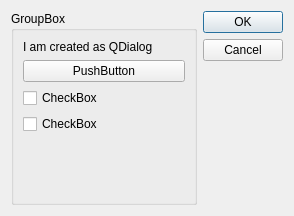
<?xml version="1.0" encoding="UTF-8"?>
<ui version="4.0">
 <class>Dialog</class>
 <widget class="QDialog" name="Dialog">
  <property name="geometry">
   <rect>
    <x>0</x>
    <y>0</y>
    <width>294</width>
    <height>216</height>
   </rect>
  </property>
  <property name="windowTitle">
   <string>Test - Dialog</string>
  </property>
  <layout class="QHBoxLayout" name="horizontalLayout">
   <item>
    <widget class="QGroupBox" name="groupBox">
     <property name="title">
      <string>GroupBox</string>
     </property>
     <layout class="QVBoxLayout" name="verticalLayout">
      <item>
       <widget class="QLabel" name="label">
        <property name="text">
         <string>I am created as QDialog</string>
        </property>
       </widget>
      </item>
      <item>
       <widget class="QPushButton" name="pushButton">
        <property name="text">
         <string>PushButton</string>
        </property>
       </widget>
      </item>
      <item>
       <widget class="QCheckBox" name="checkBox">
        <property name="text">
         <string>CheckBox</string>
        </property>
       </widget>
      </item>
      <item>
       <widget class="QCheckBox" name="checkBox_2">
        <property name="text">
         <string>CheckBox</string>
        </property>
       </widget>
      </item>
      <item>
       <spacer name="verticalSpacer">
        <property name="orientation">
         <enum>Qt::Vertical</enum>
        </property>
        <property name="sizeHint" stdset="0">
         <size>
          <width>20</width>
          <height>40</height>
         </size>
        </property>
       </spacer>
      </item>
     </layout>
    </widget>
   </item>
   <item>
    <widget class="QDialogButtonBox" name="buttonBox">
     <property name="orientation">
      <enum>Qt::Vertical</enum>
     </property>
     <property name="standardButtons">
      <set>QDialogButtonBox::Cancel|QDialogButtonBox::Ok</set>
     </property>
    </widget>
   </item>
  </layout>
 </widget>
 <resources/>
 <connections>
  <connection>
   <sender>buttonBox</sender>
   <signal>accepted()</signal>
   <receiver>Dialog</receiver>
   <slot>accept()</slot>
   <hints>
    <hint type="sourcelabel">
     <x>248</x>
     <y>254</y>
    </hint>
    <hint type="destinationlabel">
     <x>157</x>
     <y>274</y>
    </hint>
   </hints>
  </connection>
  <connection>
   <sender>buttonBox</sender>
   <signal>rejected()</signal>
   <receiver>Dialog</receiver>
   <slot>reject()</slot>
   <hints>
    <hint type="sourcelabel">
     <x>316</x>
     <y>260</y>
    </hint>
    <hint type="destinationlabel">
     <x>286</x>
     <y>274</y>
    </hint>
   </hints>
  </connection>
 </connections>
</ui>
